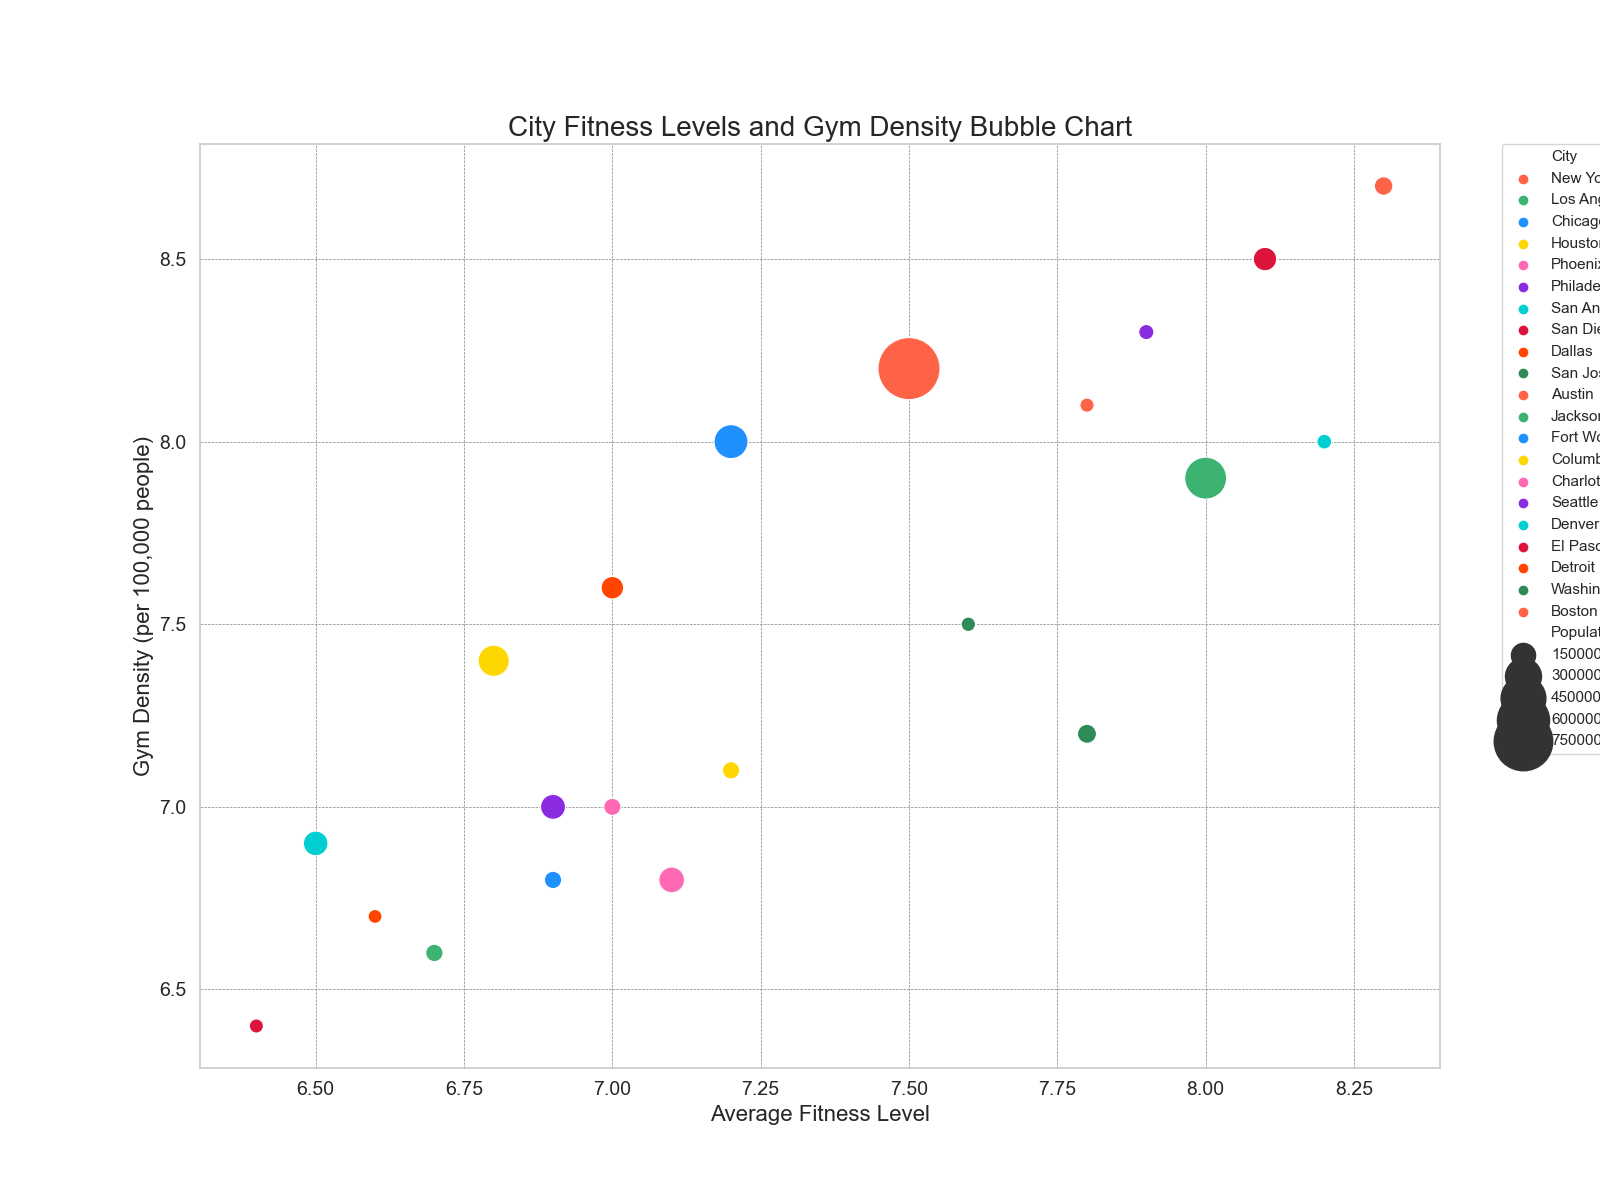

Here is the Python script that generated this plot:

import seaborn as sns
import matplotlib.pyplot as plt
import pandas as pd

data = pd.DataFrame({
    'City': ['New York', 'Los Angeles', 'Chicago', 'Houston', 'Phoenix', 'Philadelphia',
             'San Antonio', 'San Diego', 'Dallas', 'San Jose', 'Austin', 'Jacksonville',
             'Fort Worth', 'Columbus', 'Charlotte', 'Seattle', 'Denver', 'El Paso',
             'Detroit', 'Washington', 'Boston'],
    'Average_Fitness_Level': [7.5, 8.0, 7.2, 6.8, 7.1, 6.9, 6.5, 8.1, 7.0, 7.8,
                              8.3, 6.7, 6.9, 7.2, 7.0, 7.9, 8.2, 6.4, 6.6, 7.6, 7.8],
    'Gym_Density': [8.2, 7.9, 8.0, 7.4, 6.8, 7.0, 6.9, 8.5, 7.6, 7.2,
                    8.7, 6.6, 6.8, 7.1, 7.0, 8.3, 8.0, 6.4, 6.7, 7.5, 8.1],
    'Population': [8419000, 3980400, 2706000, 2325500, 1663000, 1584200, 1547700,
                   1423800, 1340500, 1026900, 993200, 903000, 902000, 898000, 885400,
                   753600, 727200, 688700, 674800, 705700, 691500]
})

sns.set(style="whitegrid")
palette = sns.color_palette(["#FF6347", "#3CB371", "#1E90FF", "#FFD700", "#FF69B4", "#8A2BE2", "#00CED1", "#DC143C", "#FF4500", "#2E8B57"])

plt.figure(figsize=(16, 12))
bubble = sns.scatterplot(x="Average_Fitness_Level", y="Gym_Density", size="Population",
                         sizes=(100, 2000), hue="City", palette=palette, data=data, legend='brief')

plt.title('City Fitness Levels and Gym Density Bubble Chart', fontsize=20)
plt.xlabel('Average Fitness Level', fontsize=16)
plt.ylabel('Gym Density (per 100,000 people)', fontsize=16)

plt.xticks(fontsize=14)
plt.yticks(fontsize=14)
plt.grid(True, color='gray', linestyle='--', linewidth=0.5)

plt.legend(bbox_to_anchor=(1.05, 1), loc='upper left', borderaxespad=0.)
plt.show()
